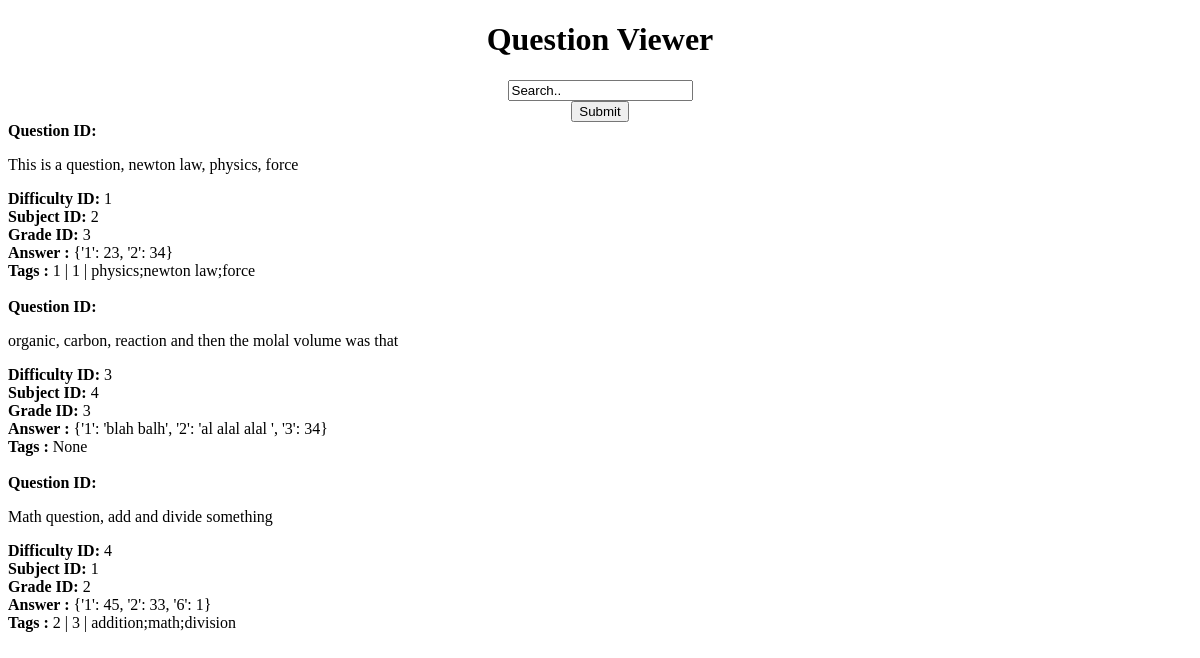
The app's page /question_viewer, older data.
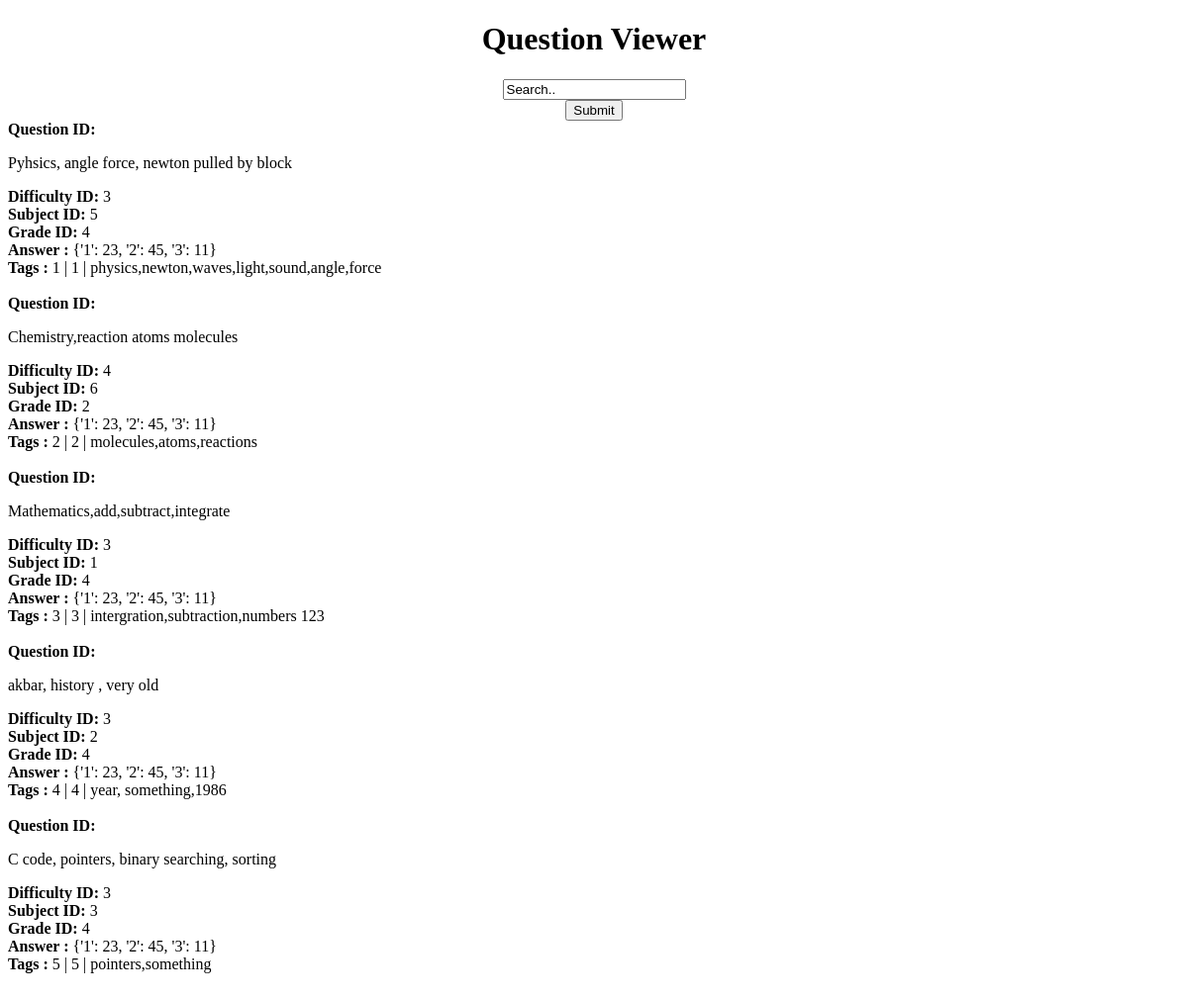
The same page, newer data.
### ed_main/models.py (models this page shows, shortened)
class Question(db.Model):
    __searchable__ = ['question_text']
    id = db.Column(db.Integer, primary_key = True)
    question_text = db.Column(db.String(10000),nullable=False)
    difficulty_id = db.Column(db.Integer,db.ForeignKey('difficulty.id'))
    subject_id = db.Column(db.String(40),db.ForeignKey('subject.id'))
    grade_id = db.Column(db.String(10),db.ForeignKey('grade.id'))
    answers = db.Column(db.JSON)
    tag = db.relationship('Tags',uselist =False, backref = 'question')

class Tags(db.Model):
    __searchable__ =['tags']
    id = db.Column(db.Integer, primary_key = True)
    question_id = db.Column(db.Integer, db.ForeignKey('question.id'))
    tags = db.Column(db.String(500))
    def __repr__(self) :
        return f"{self.id} | {self.question_id} | {self.tags}"

### ed_main/routes.py (the view)
@app.route('/question_viewer', methods = ['get','post'])
def question_viewer():
    questions = Question.query.all()
    return render_template('question_viewer.html', questions = questions)

### ed_main/templates/question_viewer.html (shortened to what this page needs)
<!DOCTYPE html>
<html lang="en">
<head>
</head>
<body>
    <center> <h1>Question Viewer </h1> </center>
    <form method = "GET" action ="search_results" >
	<center> <input type="search" name= "search_question" value="Search.." > </center>
	<center> <input type="submit" name = "Submit"></center>
    </form>
    {% for question in questions %}
    <strong> Question ID:</strong><p> {{ question.question_text }}</p>
    <strong> Difficulty ID:</strong><span> {{ question.difficulty_id }} </span><br>
    <strong> Subject ID:</strong><span> {{ question.subject_id }} </span><br>
    <strong> Grade ID:</strong><span> {{ question.grade_id }}</span><br>
    <strong> Answer :</strong><span> {{ question.answers }} </span><br>
    <strong> Tags :</strong><span> {{ question.tag }}</span><br><br>
    {% endfor %}
</body>
</html>

Row changes from the older to the newer data that the page shows:
changed Question: question_text "This is a question, newton law, physics, force" → "Pyhsics, angle force, newton pulled by block"; difficulty_id "1" → "3"; subject_id "2" → "5"; grade_id "3" → "4"; answers "{'1': 23, '2': 34}" → "{'1': 23, '2': 45, '3': 11}"; tag "1 | 1 | physics;newton law;force" → "1 | 1 | physics,newton,waves,light,sound,angle,force"
changed Question: question_text "organic, carbon, reaction and then the molal volume was that" → "Chemistry,reaction atoms molecules"; difficulty_id "3" → "4"; subject_id "4" → "6"; grade_id "3" → "2"; answers "{'1': 'blah balh', '2': 'al alal alal ', '3': 34}" → "{'1': 23, '2': 45, '3': 11}"; tag "None" → "2 | 2 | molecules,atoms,reactions"
changed Question: question_text "Math question, add and divide something" → "Mathematics,add,subtract,integrate"; difficulty_id "4" → "3"; grade_id "2" → "4"; answers "{'1': 45, '2': 33, '6': 1}" → "{'1': 23, '2': 45, '3': 11}"; tag "2 | 3 | addition;math;division" → "3 | 3 | intergration,subtraction,numbers 123"
added Question: question_text "akbar, history , very old", difficulty_id "3", subject_id "2", grade_id "4", answers "{'1': 23, '2': 45, '3': 11}", tag "4 | 4 | year, something,1986"
added Question: question_text "C code, pointers, binary searching, sorting", difficulty_id "3", subject_id "3", grade_id "4", answers "{'1': 23, '2': 45, '3': 11}", tag "5 | 5 | pointers,something"
